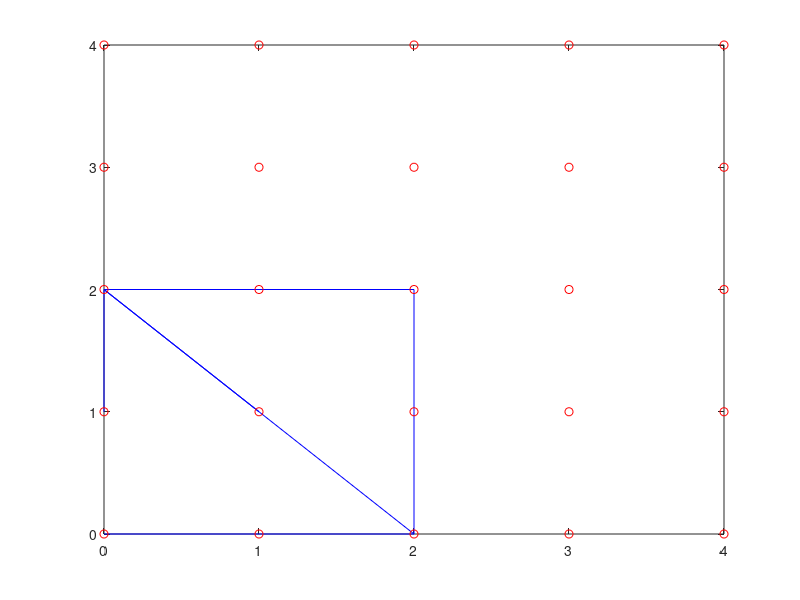

Here is the MATLAB script that generated this plot: (Note: this script raises an error after producing the figure.)
% Nós para o T6
x = [0 1 2 3 4 0 1 2 3 4 0 1 2 3 4 0 1 2 3 4 0 1 2 3 4]'
y = [0 0 0 0 0 1 1 1 1 1 2 2 2 2 2 3 3 3 3 3 4 4 4 4 4]'

conectividades = [1 3 11 2 7 6; 3 13 11 8 12 7]

figure
Numero_de_elementos=size(conectividades,1) ; 
for i=1:Numero_de_elementos
    edofs=[conectividades(i,1) conectividades(i,4) conectividades(i,2) conectividades(i,5) conectividades(i,3) conectividades(i,6)]; 
    plot(x(edofs),y(edofs),'b');hold on
end
plot(x,y,'ro');

[x, y, conectividades] = Malha_Uniforme(5, 5, 5, 5)

figure
Numero_de_elementos=size(conectividades,1) ; 
for i=1:Numero_de_elementos
    edofs=[conectividades(i,1) conectividades(i,4) conectividades(i,2) conectividades(i,5) conectividades(i,3) conectividades(i,6)]; 
    plot(x(edofs),y(edofs),'b');hold on
end
plot(x,y,'ro');